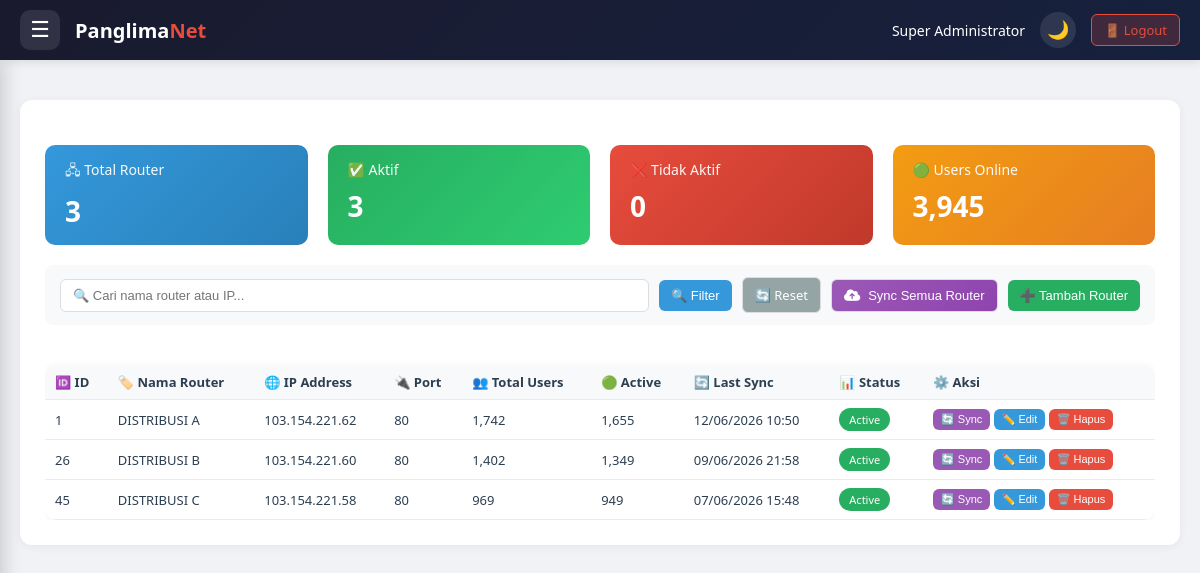
Page /index.php?page=manage_router (signed in) on the committed database.
### tables this page shows
CREATE TABLE `router_list` (
  `id` int(11) NOT NULL,
  `nama` varchar(100) NOT NULL,
  `ip_address` varchar(45) NOT NULL,
  `port` int(11) NOT NULL DEFAULT 80,
  `username` varchar(50) NOT NULL,
  `password` varchar(255) NOT NULL,
  `api_port` int(11) NOT NULL DEFAULT 8728,
  `ssh_port` int(11) NOT NULL DEFAULT 22,
  `total_users` int(11) NOT NULL DEFAULT 0,
  `last_sync` datetime DEFAULT NULL,
  `last_sync_status` varchar(20) DEFAULT 'pending',
  `last_sync_message` text DEFAULT NULL,
  `is_active` int(11) NOT NULL DEFAULT 1,
  `created_at` datetime DEFAULT current_timestamp(),
  `total_active` int(11) DEFAULT 0,
  `router_identity` varchar(255) DEFAULT NULL,
  `router_version` varchar(100) DEFAULT NULL,
  `router_uptime` varchar(100) DEFAULT NULL,
  `service_type` varchar(50) DEFAULT NULL
);

### index.php (called while the page is built, shortened)
<?php
include 'menu.php';
?>

### pages/manage_router.php (the view, shortened to what this page needs)
<?php
$page = isset($_GET['page_num']) ? max(1, intval($_GET['page_num'])) : 1;
$perPage = 10;
$offset = ($page - 1) * $perPage;
$search = isset($_GET['search']) ? trim($_GET['search']) : '';
$where = [];
$params = [];
$whereClause = $where ? "WHERE " . implode(" AND ", $where) : "";
$baseSql = "FROM router_list $whereClause";
$sql = "SELECT * $baseSql ORDER BY id LIMIT $offset, $perPage";
$stmt = $pdo->prepare($sql);
$stmt->execute($params);
$routers = $stmt->fetchAll(PDO::FETCH_ASSOC);
$stmtTotal = $pdo->query("SELECT COUNT(*) as total FROM router_list");
$totalRouters = $stmtTotal->fetch(PDO::FETCH_ASSOC)['total'];
$stmtActive = $pdo->query("SELECT COUNT(*) as total FROM router_list WHERE is_active = 1");
$activeRouters = $stmtActive->fetch(PDO::FETCH_ASSOC)['total'];
$stmtInactive = $pdo->query("SELECT COUNT(*) as total FROM router_list WHERE is_active = 0");
$inactiveRouters = $stmtInactive->fetch(PDO::FETCH_ASSOC)['total'];
$stmtUsersOnline = $pdo->query("SELECT COUNT(*) as total FROM pelanggan WHERE status_berlangganan = 'Aktif' AND status_ping = 'ONLINE' AND (pppoe_profile != 'ISOLIR' OR pppoe_profile IS NULL)");
$totalUsersOnline = $stmtUsersOnline->fetch(PDO::FETCH_ASSOC)['total'] ?? 0;
?>
<!DOCTYPE html>
<html lang="id">
<head>
    <link rel="stylesheet" href="https://cdn.jsdelivr.net/npm/sweetalert2@11/dist/sweetalert2.min.css">
    <link rel="stylesheet" href="https://cdnjs.cloudflare.com/ajax/libs/font-awesome/6.4.0/css/all.min.css">
</head>
<body>
<div class="stats-grid">
    <div class="stat-card" style="background: linear-gradient(135deg, #3498db, #2980b9);">
        <h4>🖧 Total Router</h4>
        <div class="value"><?php echo number_format($totalRouters); ?></div>
    </div>
    <div class="stat-card" style="background: linear-gradient(135deg, #27ae60, #2ecc71);">
        <h4>✅ Aktif</h4>
        <div class="value"><?php echo number_format($activeRouters); ?></div>
    </div>
    <div class="stat-card" style="background: linear-gradient(135deg, #e74c3c, #c0392b);">
        <h4>❌ Tidak Aktif</h4>
        <div class="value"><?php echo number_format($inactiveRouters); ?></div>
    </div>
    <div class="stat-card" style="background: linear-gradient(135deg, #f39c12, #e67e22);">
        <h4>🟢 Users Online</h4>
        <div class="value"><?php echo number_format($totalUsersOnline); ?></div>
    </div>
</div>
<form method="GET" class="filter-bar">
    <input type="text" name="search" placeholder="🔍 Cari nama router atau IP..." value="<?php echo htmlspecialchars($search); ?>">
    <button type="submit" class="btn-primary">🔍 Filter</button>
    <a href="?page=manage_router" class="btn-warning">🔄 Reset</a>
    <button type="button" class="btn-sync-all" id="btnSyncAllRouter">
        <i class="fa-solid fa-cloud-arrow-up"></i> Sync Semua Router
    </button>
    <button type="button" class="btn-success" onclick="showAddModal()">➕ Tambah Router</button>
</form>
<div style="overflow-x: auto;">
    <table class="data-table">
        <thead>
            <tr>
                <th>🆔 ID</th>
                <th>🏷️ Nama Router</th>
                <th>🌐 IP Address</th>
                <th>🔌 Port</th>
                <th>👥 Total Users</th>
                <th>🟢 Active</th>
                <th>🔄 Last Sync</th>
                <th>📊 Status</th>
                <th>⚙️ Aksi</th>
            </tr>
        </thead>
        <tbody>
            <?php foreach ($routers as $router): ?>
            <tr id="router-row-<?php echo $router['id']; ?>">
                <td><?php echo $router['id']; ?></td>
                <td><?php echo htmlspecialchars($router['nama']); ?></td>
                <td><?php echo htmlspecialchars($router['ip_address']); ?></td>
                <td><?php echo $router['port']; ?></td>
                <td><?php echo number_format($router['total_users'] ?? 0); ?></td>
                <td><?php echo number_format($router['total_active'] ?? 0); ?></td>
                <td><?php echo $router['last_sync'] ? date('d/m/Y H:i', strtotime($router['last_sync'])) : '-'; ?></td>
                <td>
                    <span class="badge <?php echo ($router['is_active'] ?? 0) ? 'badge-active' : 'badge-inactive'; ?>">
                        <?php echo ($router['is_active'] ?? 0) ? 'Active' : 'Inactive'; ?>
                    </span>
                </td>
                <td style="white-space: nowrap;">
                    <button class="btn btn-sync btn-sm btn-sync-single"
                            data-id="<?php echo $router['id']; ?>"
                            data-nama="<?php echo htmlspecialchars($router['nama']); ?>"
                            data-ip="<?php echo htmlspecialchars($router['ip_address']); ?>"
                            data-port="<?php echo $router['port']; ?>">
                        🔄 Sync
                    </button>
                    <button class="btn btn-primary btn-sm" onclick='editRouter(<?php echo json_encode($router); ?>)'>✏️ Edit</button>
                    <button class="btn btn-danger btn-sm" onclick="confirmDelete(<?php echo $router['id']; ?>, '<?php echo htmlspecialchars($router['nama']); ?>')">🗑️ Hapus</button>
                </td>
            </tr>
            <?php endforeach; ?>
        </tbody>
    </table>
</div>
</body>
</html>

### menu.php (style rules this page uses)
* { margin: 0; padding: 0; box-sizing: border-box; }
:root { --bg-body: #f0f2f5; --bg-header: linear-gradient(135deg, #1a1a2e 0%, #16213e 100%); --bg-menu: linear-gradient(180deg, #1a1a2e 0%, #16213e 100%); --bg-card: #ffffff; --text-primary: #2c3e50; --text-secondary: #666666; --border-color: #eeeeee; --table-header-bg: #f8f9fa; --table-row-hover: #f8f9fa; --btn-primary-bg: #3498db; --btn-primary-hover: #2980b9; --btn-danger-bg: #e74c3c; --btn-warning-bg: #f39c12; --modal-bg: #ffffff; --shadow-color: rgba(0,0,0,0.05); --menu-text: rgba(255,255,255,0.8); --menu-text-hover: white; --menu-active-bg: rgba(231,76,60,0.2); --header-text: white; }
body { font-family: 'Segoe UI', Tahoma, Geneva, Verdana, sans-serif; background: var(--bg-body); overflow-x: hidden; transition: background 0.3s ease; }
.stats-grid { display: grid; grid-template-columns: repeat(auto-fit, minmax(240px, 1fr)); gap: 20px; margin: 20px 0; }
.stat-card { background: linear-gradient(135deg, #667eea 0%, #764ba2 100%); color: white; padding: 20px; border-radius: 12px; transition: transform 0.3s; }
.stat-card h4 { font-size: 14px; opacity: 0.9; margin-bottom: 10px; }
.stat-card .value { font-size: 32px; font-weight: bold; }
.data-table { width: 100%; border-collapse: collapse; margin-top: 20px; }
.data-table th, .data-table td { padding: 12px; text-align: left; border-bottom: 1px solid var(--border-color); color: var(--text-primary); }
.data-table th { background: var(--table-header-bg); font-weight: 600; color: var(--text-primary); }
.btn { padding: 8px 16px; border: none; border-radius: 6px; cursor: pointer; font-size: 13px; transition: all 0.3s; }
.btn-primary { background: var(--btn-primary-bg); color: white; }
.btn-danger { background: var(--btn-danger-bg); color: white; }
.btn-warning { background: var(--btn-warning-bg); color: white; }
.btn-sm { padding: 5px 10px; font-size: 12px; }
.badge-active { background: #27ae60; color: white; padding: 4px 8px; border-radius: 4px; font-size: 12px; }
.filter-bar { margin-bottom: 20px; display: flex; gap: 10px; flex-wrap: wrap; }
.filter-bar input, .filter-bar select { padding: 10px; border: 1px solid var(--border-color); border-radius: 6px; flex: 1; min-width: 150px; background: var(--bg-card); color: var(--text-primary); }

### rows in the picture
router_list: id "1", nama "DISTRIBUSI A", ip_address "103.154.221.62", port "80", total_users "1,742", total_active "1,655", last_sync "12/06/2026 10:50", is_active "Active"
router_list: id "26", nama "DISTRIBUSI B", ip_address "103.154.221.60", port "80", total_users "1,402", total_active "1,349", last_sync "09/06/2026 21:58", is_active "Active"
router_list: id "45", nama "DISTRIBUSI C", ip_address "103.154.221.58", port "80", total_users "969", total_active "949", last_sync "07/06/2026 15:48", is_active "Active"

### other values in the picture
$_SESSION['full_name'] "Super Administrator"
$totalRouters "3"
$activeRouters "3"
$inactiveRouters "0"
$totalUsersOnline "3,945"
